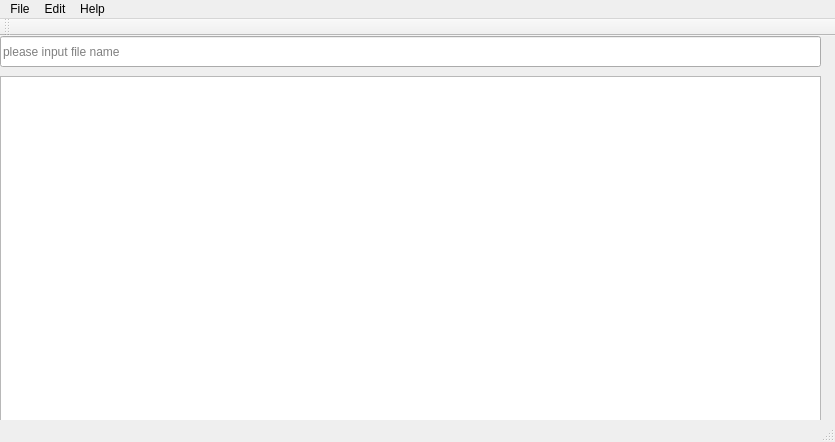
<?xml version="1.0" encoding="UTF-8"?>
<ui version="4.0">
 <class>MainWindow</class>
 <widget class="QMainWindow" name="MainWindow">
  <property name="geometry">
   <rect>
    <x>0</x>
    <y>0</y>
    <width>835</width>
    <height>442</height>
   </rect>
  </property>
  <property name="windowTitle">
   <string>MainWindow</string>
  </property>
  <widget class="QWidget" name="centralWidget">
   <widget class="QLineEdit" name="lineEdit">
    <property name="geometry">
     <rect>
      <x>0</x>
      <y>0</y>
      <width>821</width>
      <height>31</height>
     </rect>
    </property>
    <property name="placeholderText">
     <string>please input file name</string>
    </property>
   </widget>
   <widget class="QTextBrowser" name="textBrowser">
    <property name="geometry">
     <rect>
      <x>0</x>
      <y>40</y>
      <width>821</width>
      <height>431</height>
     </rect>
    </property>
   </widget>
  </widget>
  <widget class="QMenuBar" name="menuBar">
   <property name="geometry">
    <rect>
     <x>0</x>
     <y>0</y>
     <width>835</width>
     <height>20</height>
    </rect>
   </property>
   <widget class="QMenu" name="menuEverything">
    <property name="title">
     <string>File</string>
    </property>
    <addaction name="actionQuit"/>
    <addaction name="separator"/>
    <addaction name="actionQuit_2"/>
   </widget>
   <widget class="QMenu" name="menuEdit">
    <property name="title">
     <string>Edit</string>
    </property>
    <addaction name="actionSetting"/>
    <addaction name="actionSetting_2"/>
    <addaction name="actionSetting_3"/>
   </widget>
   <widget class="QMenu" name="menuHelp">
    <property name="title">
     <string>Help</string>
    </property>
    <addaction name="actionAbout"/>
   </widget>
   <addaction name="menuEverything"/>
   <addaction name="menuEdit"/>
   <addaction name="menuHelp"/>
  </widget>
  <widget class="QToolBar" name="mainToolBar">
   <attribute name="toolBarArea">
    <enum>TopToolBarArea</enum>
   </attribute>
   <attribute name="toolBarBreak">
    <bool>false</bool>
   </attribute>
  </widget>
  <widget class="QStatusBar" name="statusBar"/>
  <action name="actionQuit">
   <property name="text">
    <string>open</string>
   </property>
  </action>
  <action name="actionSetting">
   <property name="text">
    <string>update</string>
   </property>
  </action>
  <action name="actionAbout">
   <property name="text">
    <string>About</string>
   </property>
  </action>
  <action name="actionQuit_2">
   <property name="text">
    <string>Quit</string>
   </property>
  </action>
  <action name="actionSetting_2">
   <property name="text">
    <string>reload</string>
   </property>
  </action>
  <action name="actionSetting_3">
   <property name="text">
    <string>setting</string>
   </property>
  </action>
 </widget>
 <layoutdefault spacing="6" margin="11"/>
 <resources/>
 <connections/>
</ui>
